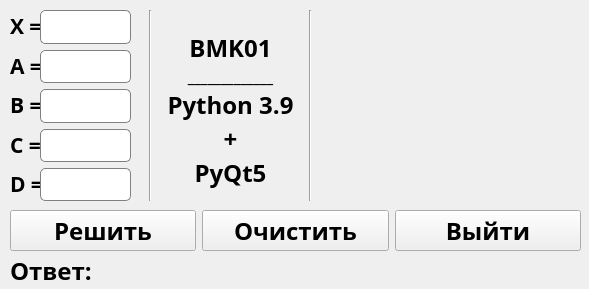
<?xml version="1.0" encoding="UTF-8"?>
<ui version="4.0">
 <class>Form</class>
 <widget class="QWidget" name="Form">
  <property name="geometry">
   <rect>
    <x>0</x>
    <y>0</y>
    <width>589</width>
    <height>289</height>
   </rect>
  </property>
  <property name="sizePolicy">
   <sizepolicy hsizetype="Fixed" vsizetype="Fixed">
    <horstretch>0</horstretch>
    <verstretch>0</verstretch>
   </sizepolicy>
  </property>
  <property name="windowTitle">
   <string>Визуальная программа с PyQt5</string>
  </property>
  <property name="windowIcon">
   <iconset>
    <normaloff>C:/Users/77002/.designer/backup/logo.jpg</normaloff>C:/Users/77002/.designer/backup/logo.jpg</iconset>
  </property>
  <property name="styleSheet">
   <string notr="true"/>
  </property>
  <widget class="QLabel" name="label_answer">
   <property name="geometry">
    <rect>
     <x>10</x>
     <y>260</y>
     <width>191</width>
     <height>21</height>
    </rect>
   </property>
   <property name="font">
    <font>
     <family>Bahnschrift SemiBold SemiConden</family>
     <pointsize>18</pointsize>
     <weight>75</weight>
     <bold>true</bold>
    </font>
   </property>
   <property name="text">
    <string>Ответ: </string>
   </property>
  </widget>
  <widget class="QLabel" name="label_info">
   <property name="geometry">
    <rect>
     <x>160</x>
     <y>20</y>
     <width>141</width>
     <height>181</height>
    </rect>
   </property>
   <property name="font">
    <font>
     <family>Bahnschrift SemiBold SemiConden</family>
     <pointsize>18</pointsize>
     <weight>75</weight>
     <bold>true</bold>
    </font>
   </property>
   <property name="text">
    <string>&lt;!DOCTYPE HTML PUBLIC &quot;-//W3C//DTD HTML 4.0//EN&quot; &quot;http://www.w3.org/TR/REC-html40/strict.dtd&quot;&gt;
&lt;html&gt;&lt;head&gt;&lt;meta name=&quot;qrichtext&quot; content=&quot;1&quot; /&gt;&lt;style type=&quot;text/css&quot;&gt;
p, li { white-space: pre-wrap; }
&lt;/style&gt;&lt;/head&gt;&lt;body style=&quot; font-family:'Bahnschrift SemiBold SemiConden'; font-size:18pt; font-weight:600; font-style:normal;&quot;&gt;
&lt;p align=&quot;center&quot; style=&quot; margin-top:0px; margin-bottom:0px; margin-left:0px; margin-right:0px; -qt-block-indent:0; text-indent:0px;&quot;&gt;&lt;span style=&quot; font-family:'MS Shell Dlg 2';&quot;&gt;BMK01&lt;/span&gt;&lt;/p&gt;
&lt;p align=&quot;center&quot; style=&quot; margin-top:0px; margin-bottom:0px; margin-left:0px; margin-right:0px; -qt-block-indent:0; text-indent:0px;&quot;&gt;&lt;span style=&quot; font-family:'MS Shell Dlg 2'; font-size:12pt;&quot;&gt;_____________&lt;/span&gt;&lt;/p&gt;
&lt;p align=&quot;center&quot; style=&quot; margin-top:0px; margin-bottom:0px; margin-left:0px; margin-right:0px; -qt-block-indent:0; text-indent:0px;&quot;&gt;&lt;span style=&quot; font-family:'MS Shell Dlg 2';&quot;&gt;Python 3.9&lt;/span&gt;&lt;/p&gt;
&lt;p align=&quot;center&quot; style=&quot; margin-top:0px; margin-bottom:0px; margin-left:0px; margin-right:0px; -qt-block-indent:0; text-indent:0px;&quot;&gt;&lt;span style=&quot; font-family:'MS Shell Dlg 2';&quot;&gt;+&lt;/span&gt;&lt;/p&gt;
&lt;p align=&quot;center&quot; style=&quot; margin-top:0px; margin-bottom:0px; margin-left:0px; margin-right:0px; -qt-block-indent:0; text-indent:0px;&quot;&gt;&lt;span style=&quot; font-family:'MS Shell Dlg 2';&quot;&gt;PyQt5&lt;/span&gt;&lt;/p&gt;&lt;/body&gt;&lt;/html&gt;</string>
   </property>
  </widget>
  <widget class="QLabel" name="label_primer">
   <property name="geometry">
    <rect>
     <x>320</x>
     <y>10</y>
     <width>261</width>
     <height>191</height>
    </rect>
   </property>
   <property name="text">
    <string/>
   </property>
   <property name="pixmap">
    <pixmap>C:/Users/77002/.designer/backup/1variant.png</pixmap>
   </property>
   <property name="wordWrap">
    <bool>false</bool>
   </property>
  </widget>
  <widget class="Line" name="line_2">
   <property name="geometry">
    <rect>
     <x>300</x>
     <y>10</y>
     <width>21</width>
     <height>191</height>
    </rect>
   </property>
   <property name="orientation">
    <enum>Qt::Vertical</enum>
   </property>
  </widget>
  <widget class="Line" name="line_1">
   <property name="geometry">
    <rect>
     <x>140</x>
     <y>10</y>
     <width>21</width>
     <height>191</height>
    </rect>
   </property>
   <property name="orientation">
    <enum>Qt::Vertical</enum>
   </property>
  </widget>
  <widget class="QWidget" name="verticalLayoutWidget">
   <property name="geometry">
    <rect>
     <x>10</x>
     <y>10</y>
     <width>31</width>
     <height>191</height>
    </rect>
   </property>
   <layout class="QVBoxLayout" name="verticalLayout_labels">
    <item>
     <widget class="QLabel" name="label_X">
      <property name="font">
       <font>
        <family>Bahnschrift SemiBold SemiConden</family>
        <pointsize>18</pointsize>
        <weight>75</weight>
        <bold>true</bold>
       </font>
      </property>
      <property name="text">
       <string>&lt;html&gt;&lt;head/&gt;&lt;body&gt;&lt;p align=&quot;center&quot;&gt;&lt;span style=&quot; font-size:16pt;&quot;&gt;X = &lt;/span&gt;&lt;/p&gt;&lt;/body&gt;&lt;/html&gt;</string>
      </property>
     </widget>
    </item>
    <item>
     <widget class="QLabel" name="label_A">
      <property name="font">
       <font>
        <family>Bahnschrift SemiBold SemiConden</family>
        <pointsize>18</pointsize>
        <weight>75</weight>
        <bold>true</bold>
       </font>
      </property>
      <property name="text">
       <string>&lt;html&gt;&lt;head/&gt;&lt;body&gt;&lt;p align=&quot;center&quot;&gt;&lt;span style=&quot; font-size:16pt;&quot;&gt;A = &lt;/span&gt;&lt;/p&gt;&lt;/body&gt;&lt;/html&gt;</string>
      </property>
     </widget>
    </item>
    <item>
     <widget class="QLabel" name="label_B">
      <property name="font">
       <font>
        <family>Bahnschrift SemiBold SemiConden</family>
        <pointsize>18</pointsize>
        <weight>75</weight>
        <bold>true</bold>
       </font>
      </property>
      <property name="text">
       <string>&lt;html&gt;&lt;head/&gt;&lt;body&gt;&lt;p align=&quot;center&quot;&gt;&lt;span style=&quot; font-size:16pt;&quot;&gt;B = &lt;/span&gt;&lt;/p&gt;&lt;/body&gt;&lt;/html&gt;</string>
      </property>
     </widget>
    </item>
    <item>
     <widget class="QLabel" name="label_D">
      <property name="font">
       <font>
        <family>Bahnschrift SemiBold SemiConden</family>
        <pointsize>18</pointsize>
        <weight>75</weight>
        <bold>true</bold>
       </font>
      </property>
      <property name="text">
       <string>&lt;html&gt;&lt;head/&gt;&lt;body&gt;&lt;p align=&quot;center&quot;&gt;&lt;span style=&quot; font-size:16pt;&quot;&gt;C = &lt;/span&gt;&lt;/p&gt;&lt;/body&gt;&lt;/html&gt;</string>
      </property>
     </widget>
    </item>
    <item>
     <widget class="QLabel" name="label_C">
      <property name="font">
       <font>
        <family>Bahnschrift SemiBold SemiConden</family>
        <pointsize>18</pointsize>
        <weight>75</weight>
        <bold>true</bold>
       </font>
      </property>
      <property name="text">
       <string>&lt;html&gt;&lt;head/&gt;&lt;body&gt;&lt;p align=&quot;center&quot;&gt;&lt;span style=&quot; font-size:16pt;&quot;&gt;D = &lt;/span&gt;&lt;/p&gt;&lt;/body&gt;&lt;/html&gt;</string>
      </property>
     </widget>
    </item>
   </layout>
  </widget>
  <widget class="QWidget" name="verticalLayoutWidget_2">
   <property name="geometry">
    <rect>
     <x>40</x>
     <y>10</y>
     <width>91</width>
     <height>191</height>
    </rect>
   </property>
   <layout class="QVBoxLayout" name="verticalLayout">
    <item>
     <widget class="QLineEdit" name="lineEdit_X">
      <property name="font">
       <font>
        <family>Bahnschrift SemiBold SemiConden</family>
        <pointsize>18</pointsize>
        <weight>75</weight>
        <bold>true</bold>
       </font>
      </property>
      <property name="styleSheet">
       <string notr="true">border: 1px solid gray;
border-radius: 5px;</string>
      </property>
     </widget>
    </item>
    <item>
     <widget class="QLineEdit" name="lineEdit_A">
      <property name="font">
       <font>
        <family>Bahnschrift SemiBold SemiConden</family>
        <pointsize>18</pointsize>
        <weight>75</weight>
        <bold>true</bold>
       </font>
      </property>
      <property name="styleSheet">
       <string notr="true">border: 1px solid gray;
border-radius: 5px;</string>
      </property>
     </widget>
    </item>
    <item>
     <widget class="QLineEdit" name="lineEdit_B">
      <property name="font">
       <font>
        <family>Bahnschrift SemiBold SemiConden</family>
        <pointsize>18</pointsize>
        <weight>75</weight>
        <bold>true</bold>
       </font>
      </property>
      <property name="styleSheet">
       <string notr="true">border: 1px solid gray;
border-radius: 5px;</string>
      </property>
     </widget>
    </item>
    <item>
     <widget class="QLineEdit" name="lineEdit_C">
      <property name="font">
       <font>
        <family>Bahnschrift SemiBold SemiConden</family>
        <pointsize>18</pointsize>
        <weight>75</weight>
        <bold>true</bold>
       </font>
      </property>
      <property name="styleSheet">
       <string notr="true">border: 1px solid gray;
border-radius: 5px;</string>
      </property>
     </widget>
    </item>
    <item>
     <widget class="QLineEdit" name="lineEdit_D">
      <property name="font">
       <font>
        <family>Bahnschrift SemiBold SemiConden</family>
        <pointsize>18</pointsize>
        <weight>75</weight>
        <bold>true</bold>
       </font>
      </property>
      <property name="styleSheet">
       <string notr="true">border: 1px solid gray;
border-radius: 5px;</string>
      </property>
     </widget>
    </item>
   </layout>
  </widget>
  <widget class="QWidget" name="horizontalLayoutWidget">
   <property name="geometry">
    <rect>
     <x>10</x>
     <y>210</y>
     <width>571</width>
     <height>41</height>
    </rect>
   </property>
   <layout class="QHBoxLayout" name="horizontalLayout">
    <item>
     <widget class="QPushButton" name="pushButton_solve">
      <property name="font">
       <font>
        <family>Bahnschrift SemiBold SemiConden</family>
        <pointsize>18</pointsize>
        <weight>75</weight>
        <bold>true</bold>
       </font>
      </property>
      <property name="styleSheet">
       <string notr="true"/>
      </property>
      <property name="text">
       <string>Решить</string>
      </property>
     </widget>
    </item>
    <item>
     <widget class="QPushButton" name="pushButton_clear">
      <property name="font">
       <font>
        <family>Bahnschrift SemiBold SemiConden</family>
        <pointsize>18</pointsize>
        <weight>75</weight>
        <bold>true</bold>
       </font>
      </property>
      <property name="styleSheet">
       <string notr="true"/>
      </property>
      <property name="text">
       <string>Очистить</string>
      </property>
     </widget>
    </item>
    <item>
     <widget class="QPushButton" name="pushButton_exit">
      <property name="font">
       <font>
        <family>Bahnschrift SemiBold SemiConden</family>
        <pointsize>18</pointsize>
        <weight>75</weight>
        <bold>true</bold>
       </font>
      </property>
      <property name="styleSheet">
       <string notr="true"/>
      </property>
      <property name="text">
       <string>Выйти</string>
      </property>
     </widget>
    </item>
   </layout>
  </widget>
 </widget>
 <resources/>
 <connections/>
</ui>
